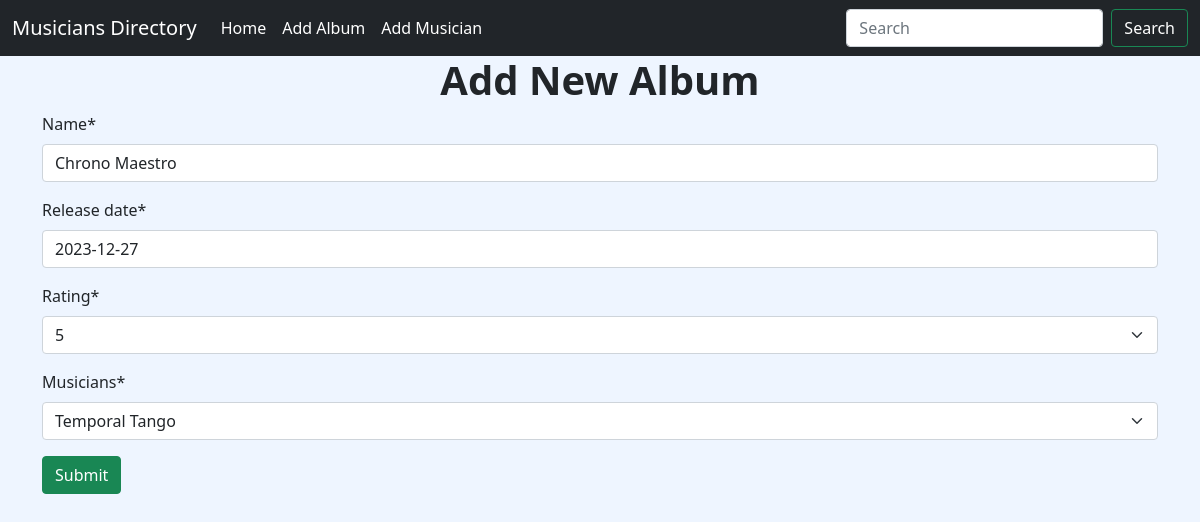
Page /album/edit/5/ on the committed database.
### album/models.py (models this page shows, shortened)
class Album(models.Model):
    name = models.CharField(max_length=200)
    release_date = models.DateField(default=date.today)
    RATING_CHOICES = [
        (1, '1'),
        (2, '2'),
        (3, '3'),
        (4, '4'),
        (5, '5'),
    ]
    rating = models.IntegerField(choices=RATING_CHOICES)
    musicians = models.ForeignKey(
        musicians, on_delete=models.CASCADE, related_name='album')

### album/views.py (the view)
# urls.py: path('edit/<int:pk>/', views.AlbumUpdateView.as_view(), name='edit_album'),
class AlbumUpdateView(UpdateView):
    model = Album
    form_class = forms.add_album
    template_name = 'album.html'
    success_url = reverse_lazy('home')

### album/forms.py
class add_album(forms.ModelForm):
    class Meta:
        model = models.Album
        fields = '__all__'

### musician/models.py (called while the page is built)
    def __str__(self):
        return f"{self.first_name} {self.last_name}"

### album/templates/album.html
{% extends "base.html" %}
{% block content %}
{% load crispy_forms_tags %}
<h1 class="text-center fw-bold">Add New Album</h1>
<form method="post" class="container">
  {% csrf_token %} {{ form|crispy }}
  <button type="submit" class="btn btn-success">Submit</button>
</form>
{% endblock %}

### templates/base.html (style rules this page uses)
body { background-color: #EEF5FF; }

### rows in the picture
Album: name "Chrono Maestro", release_date "2023-12-27", rating "5", musicians "Temporal Tango"
